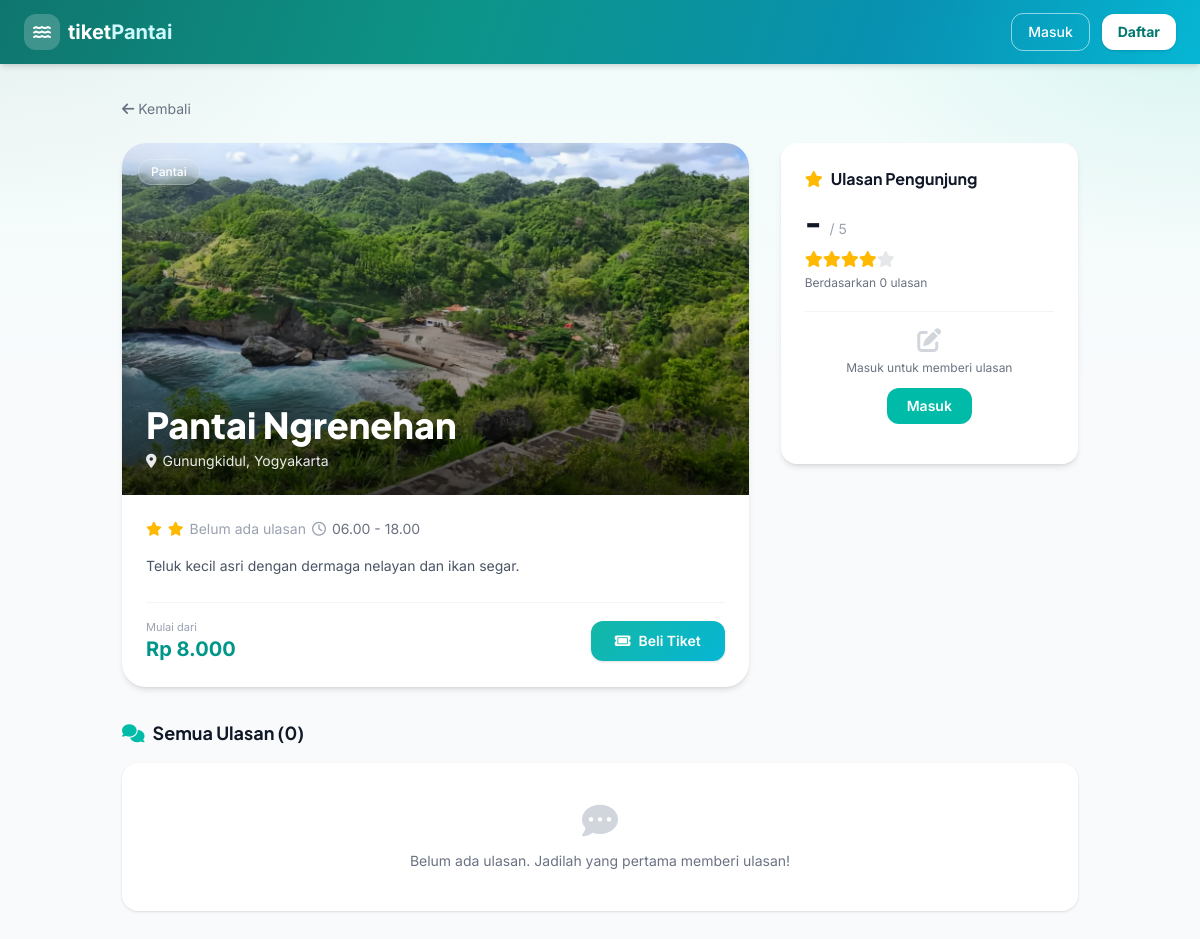
The app's page /destination.php?wisata=pantai-ngrenehan with its own data.
### tables this page shows
CREATE TABLE IF NOT EXISTS destinations (
  id          INT UNSIGNED NOT NULL AUTO_INCREMENT,
  name        VARCHAR(150)  NOT NULL,
  slug        VARCHAR(170)  NOT NULL,
  image       VARCHAR(255)  NULL,
  location    VARCHAR(200)  NULL,
  rating      DECIMAL(3,1)  NOT NULL DEFAULT 0.0,
  reviews     INT UNSIGNED  NOT NULL DEFAULT 0,
  open_hours  VARCHAR(100)  NULL,
  price       INT UNSIGNED  NOT NULL DEFAULT 0,           
  description TEXT          NULL,
  category    VARCHAR(80)   NOT NULL DEFAULT 'Obyek Wisata',
  is_popular  TINYINT(1)    NOT NULL DEFAULT 0,
  is_active   TINYINT(1)    NOT NULL DEFAULT 1,
  created_at  TIMESTAMP NOT NULL DEFAULT CURRENT_TIMESTAMP,
  updated_at  TIMESTAMP NOT NULL DEFAULT CURRENT_TIMESTAMP ON UPDATE CURRENT_TIMESTAMP,
  PRIMARY KEY (id),
  UNIQUE KEY uq_destinations_slug (slug),
  KEY idx_destinations_category (category),
  KEY idx_destinations_active (is_active)
);

### destination.php (the view, shortened to what this page needs)
<?php
$pdo = require __DIR__ . '/db.php';
$user = $_SESSION['user'] ?? null;
$slug = $_GET['wisata'] ?? '';
$stmt = $pdo->prepare('SELECT * FROM destinations WHERE slug = ? AND is_active = TRUE LIMIT 1');
$stmt->execute([$slug]);
$dest = $stmt->fetch();
$revStmt = $pdo->prepare('
    SELECT r.*, u.name AS user_name
    FROM reviews r
    JOIN users u ON r.user_id = u.id
    WHERE r.destination_id = ?
    ORDER BY r.created_at DESC
');
$revStmt->execute([$dest['id']]);
$reviews = $revStmt->fetchAll();
$reviewCount = count($reviews);
$aggRating = (float)$dest['rating'];
$aggCount  = (int)$dest['reviews'];
$myReview = null;
function render_stars($rating): string
{
    $rating = (int)round($rating);
    $html = '';
    for ($i = 1; $i <= 5; $i++) {
        $html .= '<i class="fa-solid fa-star ' . ($i <= $rating ? 'text-amber-400' : 'text-gray-200') . '"></i>';
    }
    return $html;
}
?>
<!doctype html>
<html lang="id">
<head>
  <script src="https://cdn.jsdelivr.net/npm/@tailwindcss/browser@4"></script>
  <link rel="stylesheet" href="https://cdnjs.cloudflare.com/ajax/libs/font-awesome/6.4.0/css/all.min.css">
  <link rel="stylesheet" href="assets/app.css?v=7">
</head>
<body class="tp-page-bg font-sans antialiased min-h-screen flex flex-col">
  <nav class="tp-nav tp-navbar sticky top-0 z-50 shadow-md">
    <div class="max-w-7xl mx-auto px-4 sm:px-6 flex items-center justify-between h-16">
      <a href="index.php" class="flex items-center gap-2 hover:opacity-80 transition">
        <div class="w-9 h-9 bg-white/20 rounded-xl flex items-center justify-center"><i class="fa-solid fa-water text-white text-base"></i></div>
        <span class="text-xl font-bold text-white">tiket<span class="text-cyan-100">Pantai</span></span>
      </a>
      <div class="hidden md:flex items-center gap-3">
        <?php if ($user): ?>
        <a href="orders.php" class="tp-nav-link text-sm font-medium px-3 py-1.5">Pesanan Saya</a>
        <div class="tp-nav-glass flex items-center gap-2 px-3 py-1.5 rounded-full">
          <div class="w-6 h-6 bg-white/30 rounded-full flex items-center justify-center"><span class="text-[10px] font-bold text-white"><?= strtoupper(substr($user['name'], 0, 1)) ?></span></div>
          <span class="text-sm font-medium"><?= htmlspecialchars($user['name']) ?></span>
        </div>
        <a href="auth/logout.php" class="tp-nav-outline text-sm font-medium px-3 py-1.5 rounded-lg">Keluar</a>
        <?php else: ?>
        <a href="auth/login.php" class="tp-nav-outline text-sm font-medium px-4 py-2 rounded-xl">Masuk</a>
        <a href="auth/register.php" class="text-sm font-bold text-teal-700 bg-white hover:bg-cyan-50 px-4 py-2 rounded-xl shadow">Daftar</a>
        <?php endif; ?>
      </div>
    </div>
  </nav>
  <div class="max-w-5xl mx-auto px-4 sm:px-6 py-8">
    <a href="index.php" class="text-sm text-gray-500 hover:text-gray-700 mb-6 inline-flex items-center gap-1"><i class="fa-solid fa-arrow-left"></i> Kembali</a>
    <div class="grid grid-cols-1 lg:grid-cols-3 gap-8">
      <div class="lg:col-span-2">
        <div class="reveal bg-white rounded-3xl shadow-md overflow-hidden">
          <div class="tp-zoom relative h-72 sm:h-[22rem]">
            <img src="<?= htmlspecialchars($dest['image']) ?>" alt="<?= htmlspecialchars($dest['name']) ?>" class="w-full h-full object-cover">
            <div class="absolute inset-0 bg-gradient-to-t from-black/75 via-black/20 to-transparent"></div>
            <span class="absolute top-4 left-4 tp-badge-glass text-white text-xs font-medium px-3 py-1 rounded-full"><?= htmlspecialchars($dest['category']) ?></span>
            <div class="absolute bottom-0 left-0 right-0 p-6 text-white">
              <h1 class="font-display text-3xl sm:text-4xl font-extrabold drop-shadow-lg mb-1.5"><?= htmlspecialchars($dest['name']) ?></h1>
              <div class="flex items-center gap-1.5 text-sm text-white/90"><i class="fa-solid fa-location-dot"></i> <?= htmlspecialchars($dest['location']) ?></div>
            </div>
          </div>
          <div class="p-6">
            <div class="flex flex-wrap gap-4 text-sm text-gray-500 mb-4">
              <span class="flex items-center gap-1.5"><i class="fa-solid fa-star text-amber-400"></i>
              <span class="flex items-center gap-1.5"><i class="fa-solid fa-star text-amber-400"></i>
                <?php if ($dest['reviews'] > 0): ?>
                <strong class="text-gray-700"><?= $dest['rating'] ?></strong> (<?= $dest['reviews'] ?> ulasan)
                <?php else: ?>
                <span class="text-gray-400">Belum ada ulasan</span>
                <?php endif; ?>
              </span>
              <span class="flex items-center gap-1.5"><i class="fa-regular fa-clock text-gray-400"></i> <?= htmlspecialchars($dest['open_hours']) ?></span>
            </div>
            <p class="text-sm text-gray-600 leading-relaxed mb-6"><?= nl2br(htmlspecialchars($dest['description'])) ?></p>
            <div class="flex flex-wrap items-center justify-between gap-3 pt-4 border-t border-gray-100">
              <div>
                <div class="text-[11px] text-gray-400">Mulai dari</div>
                <div class="text-xl font-bold text-teal-600">Rp <?= number_format($dest['price'], 0, ',', '.') ?></div>
              </div>
              <a href="checkout.php?wisata=<?= urlencode($dest['slug']) ?>" class="tp-btn tp-btn-gradient text-white text-sm font-semibold py-2.5 px-6 rounded-xl flex items-center gap-2 shadow-sm">
                <i class="fa-solid fa-ticket"></i> Beli Tiket
              </a>
            </div>
          </div>
        </div>
      </div>
      <div>
        <div class="reveal bg-white rounded-2xl shadow-md p-6 sticky top-24">
          <h2 class="font-bold text-gray-900 mb-3 flex items-center gap-2"><i class="fa-solid fa-star text-amber-400"></i> Ulasan Pengunjung</h2>
          <div class="flex items-end gap-2 mb-1">
            <span class="text-4xl font-bold text-gray-900"><?= $aggCount > 0 ? number_format($aggRating, 1) : '-' ?></span>
            <span class="text-sm text-gray-400 mb-1">/ 5</span>
          </div>
          <div class="text-base mb-1"><?= render_stars($aggRating) ?></div>
          <p class="text-xs text-gray-500 mb-5">Berdasarkan <?= $aggCount ?> ulasan</p>
          <?php if ($user): ?>
          <form method="POST" action="review_save.php" class="space-y-3">
            <input type="hidden" name="destination_id" value="<?= $dest['id'] ?>">
            <div>
              <label class="block text-xs text-gray-500 mb-1.5 font-medium"><?= $myReview ? 'Ubah rating ulasanmu' : 'Beri rating' ?></label>
              <div class="flex items-center gap-1 text-2xl" id="starPicker">
                <?php for ($i = 1; $i <= 5; $i++): ?>
                <button type="button" class="star-btn <?= $i <= ($myReview['rating'] ?? 0) ? 'text-amber-400' : 'text-gray-300' ?> hover:scale-110 transition cursor-pointer" onclick="setRating(<?= $i ?>)"><i class="fa-solid fa-star"></i></button>
                <?php endfor; ?>
                <input type="hidden" name="rating" id="ratingInput" value="<?= (int)($myReview['rating'] ?? 0) ?>">
              </div>
            </div>
            <div>
              <label class="block text-xs text-gray-500 mb-1.5 font-medium">Ulasan</label>
              <textarea name="comment" rows="3" placeholder="Bagikan pengalamanmu..." class="w-full px-3 py-2 border border-gray-200 rounded-xl text-sm focus:outline-none focus:ring-2 focus:ring-teal-500"><?= htmlspecialchars($myReview['comment'] ?? '') ?></textarea>
            </div>
            <button type="submit" class="w-full bg-teal-500 hover:bg-teal-600 text-white text-sm font-semibold py-2.5 rounded-xl transition-colors">
              <i class="fa-solid fa-paper-plane mr-1"></i> <?= $myReview ? 'Perbarui Ulasan' : 'Kirim Ulasan' ?>
            </button>
          </form>
          <?php else: ?>
          <div class="text-center py-4 border-t border-gray-100">
            <i class="fa-solid fa-pen-to-square text-2xl text-gray-300 mb-2"></i>
            <p class="text-xs text-gray-500 mb-3">Masuk untuk memberi ulasan</p>
            <a href="auth/login.php" class="inline-block bg-teal-500 hover:bg-teal-600 text-white text-sm font-semibold px-5 py-2 rounded-xl">Masuk</a>
          </div>
          <?php endif; ?>
        </div>
      </div>
    </div>
    <div class="reveal mt-8">
      <h2 class="text-lg font-bold text-gray-900 mb-4"><i class="fa-solid fa-comments mr-2 text-teal-500"></i>Semua Ulasan (<?= $reviewCount ?>)</h2>
      <?php if (empty($reviews)): ?>
      <div class="bg-white rounded-2xl shadow-sm p-10 text-center">
        <i class="fa-solid fa-comment-dots text-4xl text-gray-300 mb-3"></i>
        <p class="text-sm text-gray-500">Belum ada ulasan. Jadilah yang pertama memberi ulasan!</p>
      </div>
      <?php endif; ?>
    </div>
  </div>
</body>
</html>

### assets/app.css (style rules this page uses)
:root { --tp-shadow-lg: 0 24px 60px -20px rgba(15, 23, 42, 0.28); }
html { scroll-behavior: smooth; }
.tp-page-bg { background-color: #f8fafc; background-image: radial-gradient(55% 45% at 100% 0%, rgba(20, 184, 166, 0.12) 0%, transparent 60%), radial-gradient(50% 40% at 0% 0%, rgba(149, 149, 149, 0.12) 0%, transparent 60%), linear-gradient(180deg, #f0fdfa 0%, #f8fafc 40%, #f8fafc 100%); background-attachment: fixed; }
.tp-nav { transition: box-shadow 0.3s ease, background-color 0.3s ease; }
.tp-navbar { background-image: linear-gradient(110deg, #0f766e 0%, #0d9488 38%, #0891b2 74%, #06b6d4 100%); color: #ffffff; }
.tp-nav-outline { border: 1px solid rgba(255, 255, 255, 0.55); color: #fff; }
.tp-btn-gradient { background-image: linear-gradient(135deg, #14b8a6 0%, #06b6d4 100%); }
.tp-badge-glass { background: rgba(255, 255, 255, 0.14); backdrop-filter: blur(8px); -webkit-backdrop-filter: blur(8px); border: 1px solid rgba(255, 255, 255, 0.22); }
.tp-zoom { overflow: hidden; }

### destination.php (style rules this page uses)
body { font-family: 'Inter', sans-serif; }
h1, h2, h3, .font-display { font-family: 'Plus Jakarta Sans', 'Inter', sans-serif; }

### records on screen
destinations: image (picture), category "Pantai", name "Pantai Ngrenehan", location "Gunungkidul, Yogyakarta", open_hours "06.00 - 18.00", description "Teluk kecil asri dengan dermaga nelayan dan ikan segar.", price "8.000", reviews "0"

### other values on screen
$reviewCount "0"
